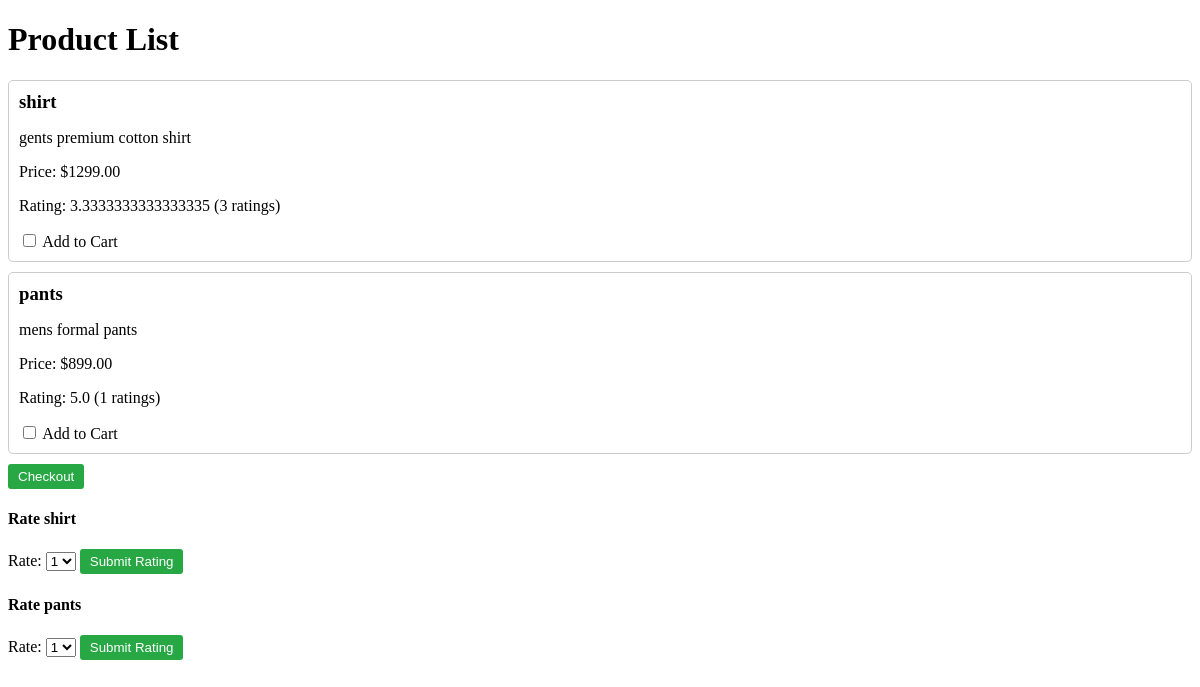
/api/customer/products/ (signed in), run on the app's committed database.
### customer/models.py (models this page shows, shortened)
class Product(models.Model):
    name = models.CharField(max_length=200)
    description = models.TextField()
    price = models.DecimalField(max_digits=10, decimal_places=2)
    rating = models.FloatField(default=0.0)  # Average rating
    total_ratings = models.IntegerField(default=0)  # Number of ratings
    created_at = models.DateTimeField(auto_now_add=True)

### customer/views.py (the view)
# urls.py: path('products/', ProductListView.as_view(), name='product_list'),
class ProductListView(APIView):
    permission_classes = [IsAuthenticated]
    def get(self, request):
        products = Product.objects.all()
        serializer = ProductSerializer(products, many=True)
        return render(request, 'customer/product.html', {'products': serializer.data})

### customer/templates/customer/product.html (shortened to what this page needs)
<!DOCTYPE html>
<html lang="en">
<head>
</head>
<body>
    <h1>Product List</h1>
    <form action="{% url 'checkout' %}" method="post">
        <div id="product-container">
            {% for product in products %}
                <div class="product">
                    <h3>{{ product.name }}</h3>
                    <p>{{ product.description }}</p>
                    <p>Price: ${{ product.price }}</p>
                    <p>Rating: {{ product.rating }} ({{ product.total_ratings }} ratings)</p>
                    <div class="product-actions">
                        <label>
                            <input type="checkbox" name="product_ids" value="{{ product.id }}"> Add to Cart
                        </label>
                    </div>
                </div>
            {% endfor %}
        </div>
        <button type="submit">Checkout</button>
    </form>
    <div id="rating-container">
        {% for product in products %}
            <div class="product-rating">
                <h4>Rate {{ product.name }}</h4>
                <form action="{% url 'rate_product' %}" method="post">
                    <label for="rating-{{ product.id }}">Rate:</label>
                    <select id="rating-{{ product.id }}" name="rating">
                        {% for i in "12345" %}
                            <option value="{{ i }}">{{ i }}</option>
                        {% endfor %}
                    </select>
                    <button type="submit">Submit Rating</button>
                </form>
            </div>
        {% endfor %}
    </div>
</body>

### customer/templates/customer/product.html (style rules this page uses)
.product { border: 1px solid #ccc; padding: 10px; margin: 10px 0; border-radius: 5px; }
.product h3 { margin: 0; }
.product-actions { margin-top: 10px; }
button { padding: 5px 10px; background-color: #28a745; color: white; border: none; border-radius: 3px; cursor: pointer; }

### data on the page
Product: name "shirt", description "gents premium cotton shirt", rating "3.3333333333333335", name "shirt"
Product: name "pants", description "mens formal pants", rating "5.0", name "pants"

### other printed values
{{ product.price }} "1299.00" "899.00"
{{ product.total_ratings }} "3" "1"
form field rating "1"
